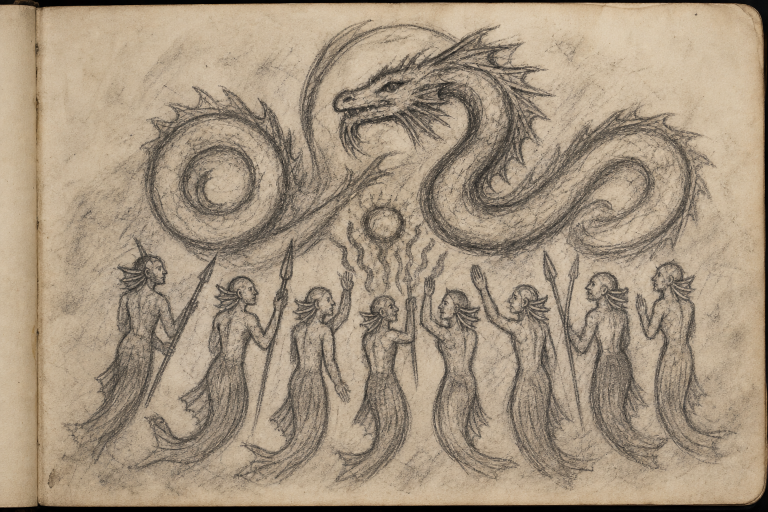
#> input picture images/brina_croquis_fusain_stele_wyv.png, 1536 x 1024 px (shown at 1/2 size)
$ python prepare_brina_croquis_a4.py
#> lines starting #> are read from the running program, lines starting #| are printed output that depends on the picture
#!/usr/bin/env python3
"""Recadre et centre le croquis Brina sur une page A4 paysage (200 dpi)."""
from __future__ import annotations

from pathlib import Path

from PIL import Image

ROOT = Path(__file__).resolve().parents[1]
SRC = ROOT / "images" / "brina_croquis_fusain_stele_wyv.png"
DPI = 200
MM_TO_IN = 1 / 25.4

PAGE_W_MM = 297
PAGE_H_MM = 210
MARGIN_MM = 8
# Reliure gauche + bandes noires du scan source (1536 x 1024)
SOURCE_CROP = (80, 28, 1528, 1010)


def mm_to_px(mm: float) -> int:
    return round(mm * MM_TO_IN * DPI)


def prepare_a4_landscape(source: Path = SRC) -> None:
    page_w = mm_to_px(PAGE_W_MM)
    page_h = mm_to_px(PAGE_H_MM)
    margin = mm_to_px(MARGIN_MM)
    inner_w = page_w - 2 * margin
    inner_h = page_h - 2 * margin

    img = Image.open(source).convert("RGB")
#> img is the input picture: PIL image 1536x1024 RGB; mean R, G, B 165, 148.3, 127
    art = img.crop(SOURCE_CROP)
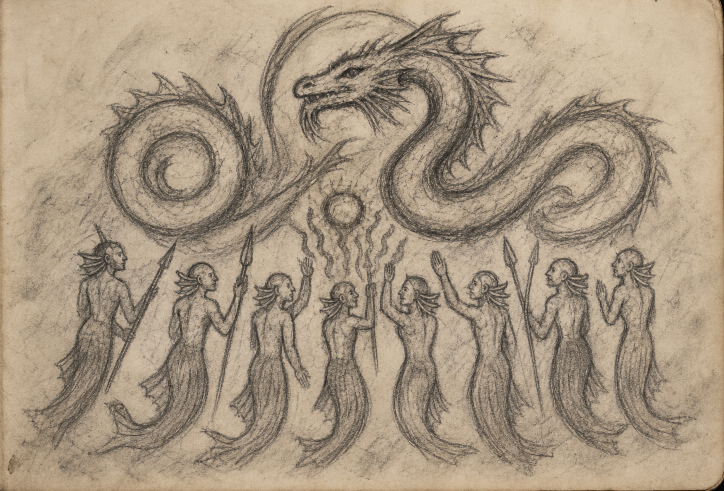
#> art: PIL image 1448x982 RGB (shown at 1/2 size); mean R, G, B 167.3, 150.7, 129.6
    aw, ah = art.size
#> aw = 1448; ah = 982

    scale = min(inner_w / aw, inner_h / ah)
#> scale = 1.53
    nw = max(1, round(aw * scale))
#> nw = 2213
    nh = max(1, round(ah * scale))
#> nh = 1501
    art_resized = art.resize((nw, nh), Image.Resampling.LANCZOS)

    corners = [
        art.getpixel((10, 10)),
        art.getpixel((aw - 11, 10)),
        art.getpixel((10, ah - 11)),
        art.getpixel((aw - 11, ah - 11)),
    ]
#> corners = [(188, 164, 136), (187, 161, 126), (161, 138, 107), (56, 44, 31)]
    paper = tuple(int(sum(c[i] for c in corners) / 4) for i in range(3))
#> paper = (148, 126, 100)

    canvas = Image.new("RGB", (page_w, page_h), paper)
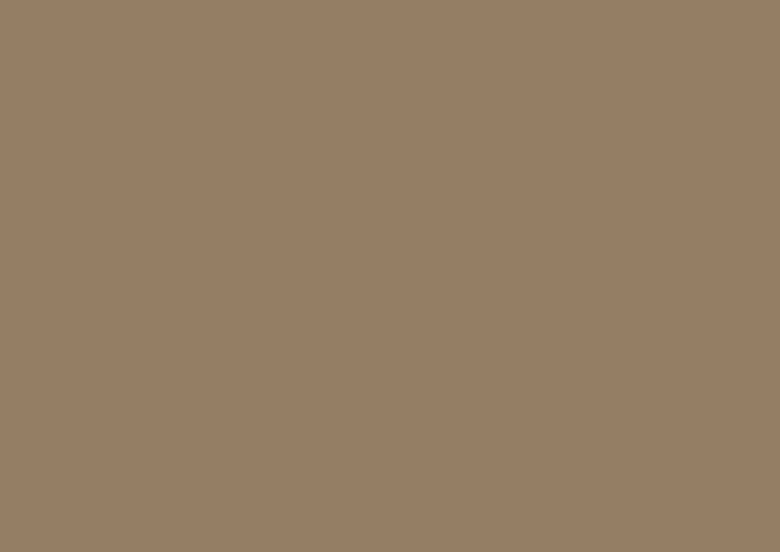
#> canvas: PIL image 2339x1654 RGB (shown at 1/3 size); mean R, G, B 148, 126, 100
    ox = (page_w - nw) // 2
#> ox = 63
    oy = (page_h - nh) // 2
#> oy = 76
    canvas.paste(art_resized, (ox, oy))
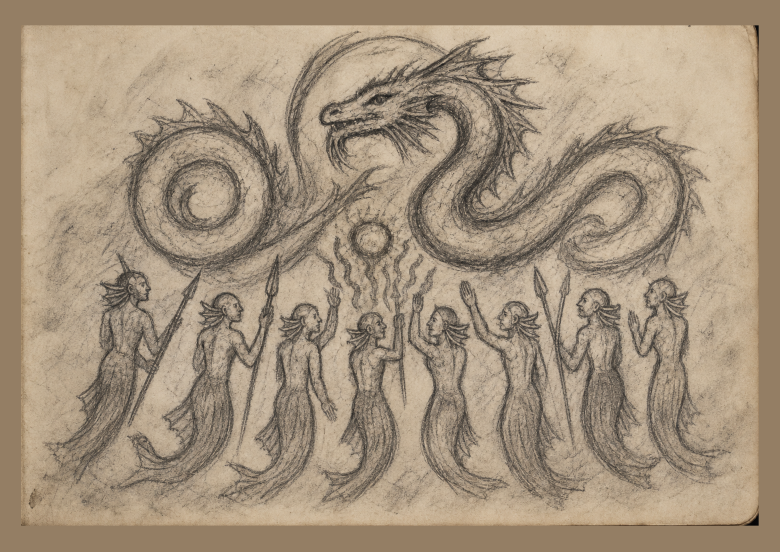
#> canvas: PIL image 2339x1654 RGB (shown at 1/3 size); mean R, G, B 164.6, 147.2, 125.4

    canvas.save(source, format="PNG", optimize=True, dpi=(DPI, DPI))
    pdf_path = source.with_suffix(".pdf")
    jpg_path = source.with_suffix(".jpg")
    canvas.save(pdf_path, "PDF", resolution=DPI)
    canvas.save(jpg_path, "JPEG", quality=92, optimize=True, dpi=(DPI, DPI))

    print(f"Motif recadré : {aw} x {ah} -> {nw} x {nh}, centré ({ox}, {oy})")
#| Motif recadré : 1448 x 982 -> 2213 x 1501, centré (63, 76)
    print(f"Page A4 paysage : {page_w} x {page_h} px @ {DPI} dpi")
    for p in (source, pdf_path, jpg_path):
        print(f"  {p.name} : {p.stat().st_size // 1024} Ko")


if __name__ == "__main__":
#> (the run stopped early here; a loop or call above may not have finished)
